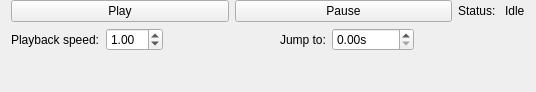
<?xml version="1.0" encoding="UTF-8"?>
<ui version="4.0">
 <class>Logging</class>
 <widget class="QWidget" name="Logging">
  <property name="geometry">
   <rect>
    <x>0</x>
    <y>0</y>
    <width>536</width>
    <height>92</height>
   </rect>
  </property>
  <property name="sizePolicy">
   <sizepolicy hsizetype="Preferred" vsizetype="Preferred">
    <horstretch>100</horstretch>
    <verstretch>80</verstretch>
   </sizepolicy>
  </property>
  <property name="minimumSize">
   <size>
    <width>100</width>
    <height>80</height>
   </size>
  </property>
  <property name="maximumSize">
   <size>
    <width>16777215</width>
    <height>92</height>
   </size>
  </property>
  <property name="windowTitle">
   <string>Form</string>
  </property>
  <layout class="QVBoxLayout" name="verticalLayout_2">
   <property name="topMargin">
    <number>0</number>
   </property>
   <item>
    <layout class="QVBoxLayout" name="verticalLayout" stretch="0,0">
     <item>
      <layout class="QHBoxLayout" name="horizontalLayout" stretch="2,2,0,0">
       <property name="sizeConstraint">
        <enum>QLayout::SetNoConstraint</enum>
       </property>
       <item>
        <widget class="QPushButton" name="playButton">
         <property name="sizePolicy">
          <sizepolicy hsizetype="MinimumExpanding" vsizetype="Preferred">
           <horstretch>30</horstretch>
           <verstretch>0</verstretch>
          </sizepolicy>
         </property>
         <property name="minimumSize">
          <size>
           <width>30</width>
           <height>0</height>
          </size>
         </property>
         <property name="text">
          <string>Play</string>
         </property>
         <property name="icon">
          <iconset resource="../notify/res.qrc">
           <normaloff>:/notify/images/play.png</normaloff>:/notify/images/play.png</iconset>
         </property>
        </widget>
       </item>
       <item>
        <widget class="QPushButton" name="pauseButton">
         <property name="sizePolicy">
          <sizepolicy hsizetype="MinimumExpanding" vsizetype="Preferred">
           <horstretch>30</horstretch>
           <verstretch>0</verstretch>
          </sizepolicy>
         </property>
         <property name="minimumSize">
          <size>
           <width>30</width>
           <height>0</height>
          </size>
         </property>
         <property name="text">
          <string>Pause</string>
         </property>
         <property name="icon">
          <iconset resource="../notify/res.qrc">
           <normaloff>:/notify/images/stop.png</normaloff>:/notify/images/stop.png</iconset>
         </property>
        </widget>
       </item>
       <item>
        <widget class="QLabel" name="label">
         <property name="text">
          <string>Status: </string>
         </property>
        </widget>
       </item>
       <item>
        <widget class="QLabel" name="statusLabel">
         <property name="text">
          <string>Idle</string>
         </property>
        </widget>
       </item>
      </layout>
     </item>
     <item>
      <layout class="QHBoxLayout" name="horizontalLayout_2">
       <item>
        <widget class="QLabel" name="label_2">
         <property name="text">
          <string>Playback speed:</string>
         </property>
        </widget>
       </item>
       <item>
        <widget class="QDoubleSpinBox" name="playbackSpeedSpinBox">
         <property name="maximum">
          <double>10.000000000000000</double>
         </property>
         <property name="singleStep">
          <double>0.100000000000000</double>
         </property>
         <property name="value">
          <double>1.000000000000000</double>
         </property>
        </widget>
       </item>
       <item>
        <spacer name="horizontalSpacer">
         <property name="orientation">
          <enum>Qt::Horizontal</enum>
         </property>
         <property name="sizeHint" stdset="0">
          <size>
           <width>40</width>
           <height>20</height>
          </size>
         </property>
        </spacer>
       </item>
       <item>
        <widget class="QLabel" name="label_3">
         <property name="text">
          <string>Jump to:</string>
         </property>
        </widget>
       </item>
       <item>
        <widget class="QDoubleSpinBox" name="jumpToTimeSpinBox">
         <property name="maximumSize">
          <size>
           <width>82</width>
           <height>16777215</height>
          </size>
         </property>
         <property name="suffix">
          <string>s</string>
         </property>
         <property name="maximum">
          <double>9999999.000000000000000</double>
         </property>
        </widget>
       </item>
       <item>
        <spacer name="horizontalSpacer_2">
         <property name="orientation">
          <enum>Qt::Horizontal</enum>
         </property>
         <property name="sizeHint" stdset="0">
          <size>
           <width>40</width>
           <height>20</height>
          </size>
         </property>
        </spacer>
       </item>
      </layout>
     </item>
    </layout>
   </item>
   <item>
    <spacer name="verticalSpacer">
     <property name="orientation">
      <enum>Qt::Vertical</enum>
     </property>
     <property name="sizeHint" stdset="0">
      <size>
       <width>20</width>
       <height>40</height>
      </size>
     </property>
    </spacer>
   </item>
  </layout>
 </widget>
 <resources>
  <include location="../notify/res.qrc"/>
 </resources>
 <connections/>
</ui>
